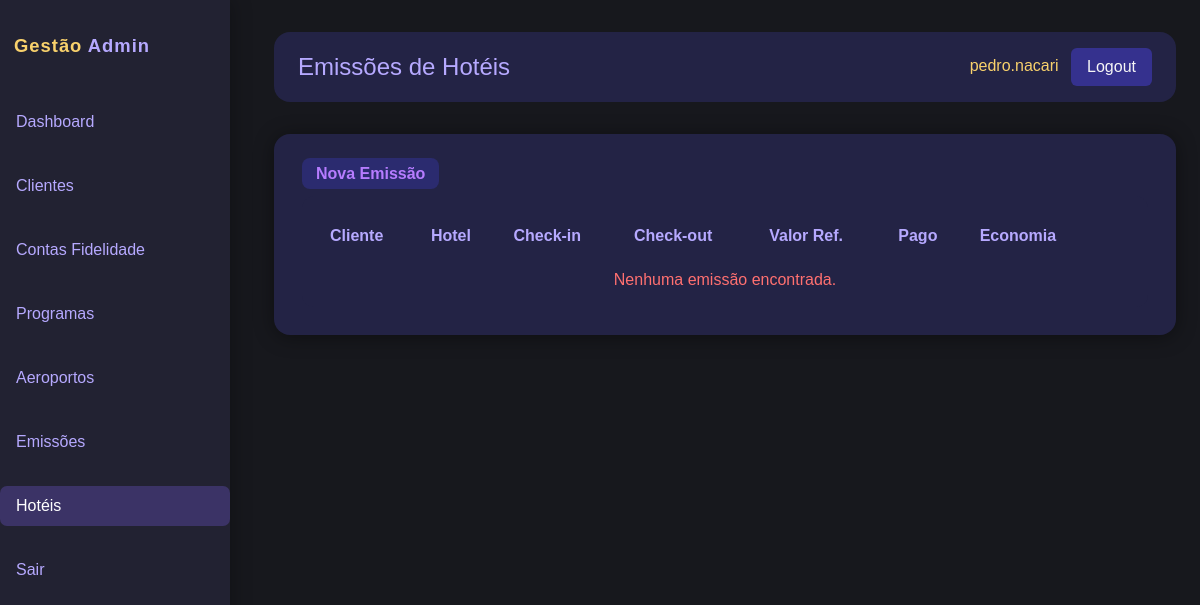
The app's page /adm/hoteis/ (signed in), older data.
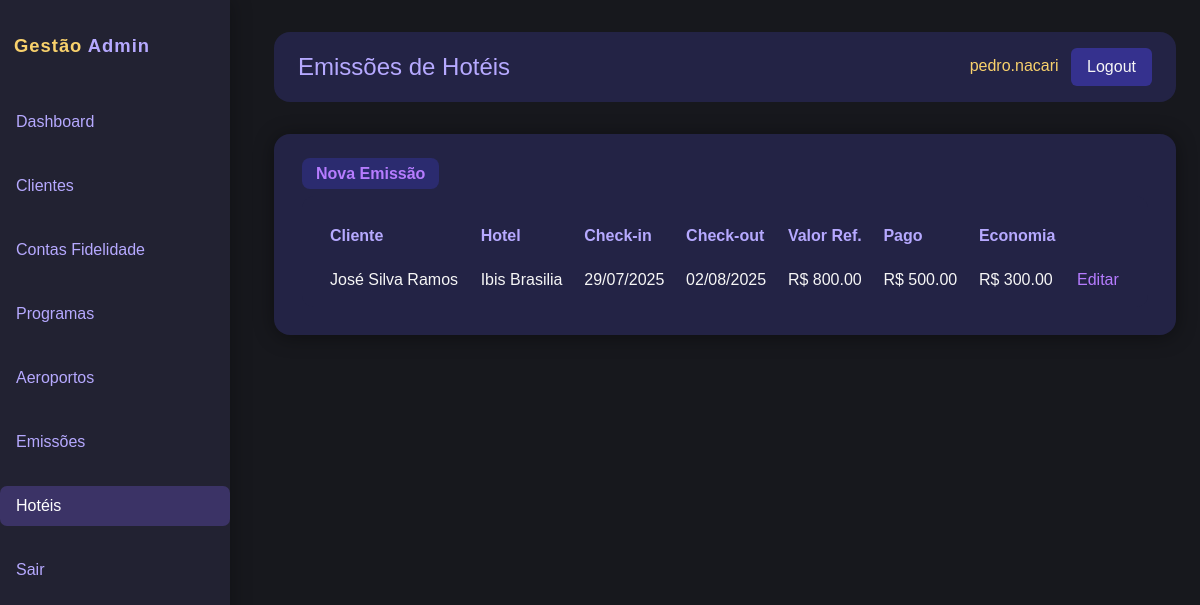
The same page, newer data.
### gestao/models.py (models this page shows, shortened)
class EmissaoHotel(models.Model):
    cliente = models.ForeignKey(Cliente, on_delete=models.CASCADE)
    nome_hotel = models.CharField(max_length=200)
    check_in = models.DateField()
    check_out = models.DateField()
    valor_referencia = models.DecimalField(max_digits=10, decimal_places=2)
    valor_pago = models.DecimalField(max_digits=10, decimal_places=2)
    economia_obtida = models.DecimalField(max_digits=10, decimal_places=2, null=True, blank=True)

class Cliente(models.Model):
    usuario = models.OneToOneField(User, on_delete=models.CASCADE, related_name='cliente_gestao')
    telefone = models.CharField(max_length=20, blank=True)
    data_nascimento = models.DateField(null=True, blank=True)
    cpf = models.CharField(max_length=14, default='000.000.000-00')
    PERFIS = (
        ('admin', 'Administrador'),
        ('operador', 'Operador'),
        ('cliente', 'Cliente'),
    )
    perfil = models.CharField(max_length=10, choices=PERFIS, default='cliente')
    observacoes = models.TextField(blank=True)
    ativo = models.BooleanField(default=True)

### gestao/views_admin.py (the view)
@login_required
@user_passes_test(admin_required)
def admin_hoteis(request):
    emissoes = EmissaoHotel.objects.all().select_related('cliente')
    return render(request, 'admin_custom/hoteis.html', {'emissoes': emissoes})

### gestao/views_admin.py (called while the page is built)
def admin_required(user):
    return user.is_staff or user.is_superuser

### gestao/templates/admin_custom/hoteis.html (shortened to what this page needs)
{% extends "admin_custom/base_admin.html" %}
{% block header_title %}Emissões de Hotéis{% endblock %}
{% block menu_hoteis %}active{% endblock %}
{% block content %}
    <a href="{% url 'admin_nova_emissao_hotel' %}" style="background:#2b2b6f;color:#b67cff;padding:7px 14px;border-radius:8px;text-decoration:none;font-weight:bold;">Nova Emissão</a>
    <div style="background:#232345;border-radius:12px;padding:18px 18px 5px 18px;margin-top:10px;">
        <table style="width:100%;border-collapse:collapse;">
            <thead>
                <tr style="color:#b6a9ff;">
                    <th>Cliente</th>
                    <th>Hotel</th>
                    <th>Check-in</th>
                    <th>Check-out</th>
                    <th>Valor Ref.</th>
                    <th>Pago</th>
                    <th>Economia</th>
                    <th></th>
                </tr>
            </thead>
            <tbody>
                {% for e in emissoes %}
                <tr>
                    <td>{{ e.cliente.usuario.get_full_name|default:e.cliente.usuario.username }}</td>
                    <td>{{ e.nome_hotel }}</td>
                    <td>{{ e.check_in|date:"d/m/Y" }}</td>
                    <td>{{ e.check_out|date:"d/m/Y" }}</td>
                    <td>R$ {{ e.valor_referencia|floatformat:2 }}</td>
                    <td>R$ {{ e.valor_pago|floatformat:2 }}</td>
                    <td>R$ {{ e.economia_obtida|floatformat:2 }}</td>
                    <td><a href="{% url 'admin_editar_emissao_hotel' e.id %}" style="color:#b67cff;">Editar</a></td>
                </tr>
                {% empty %}
                <tr><td colspan="8" style="color:#ff7070;text-align:center;">Nenhuma emissão encontrada.</td></tr>
                {% endfor %}
            </tbody>
        </table>
    </div>
{% endblock %}

Row changes from the older to the newer data that the page shows:
added EmissaoHotel: cliente.usuario.get_full_name "José Silva Ramos", nome_hotel "Ibis Brasilia", check_in "29/07/2025", check_out "02/08/2025", valor_referencia "800.00", valor_pago "500.00", economia_obtida "300.00"
Text that changed along with them:
text no longer shown: "Nenhuma emissão encontrada."
